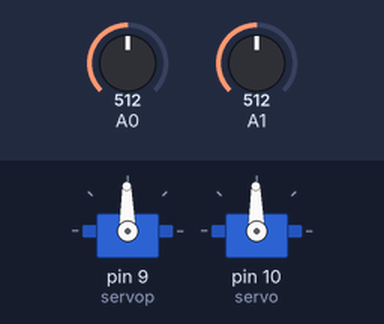
Bench run of a sketch on a simulated Arduino Uno, built with avr-gcc and run on an emulated ATmega328P. On the bench: 2 × servo. The inputs (shaded band) are chosen by the test bench; at power-on: A0 = 512, A1 = 512.

Above: at 1.2 s.
1.3 s: A0 set to 716
At 2.2 s:
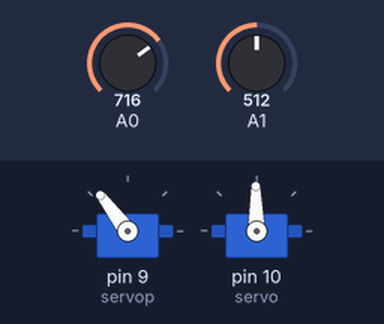
2.8 s: A1 set to 716
At 3.7 s:
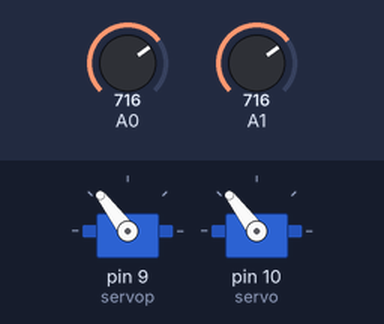
4.3 s: A0 set to 900
At 5.1 s:
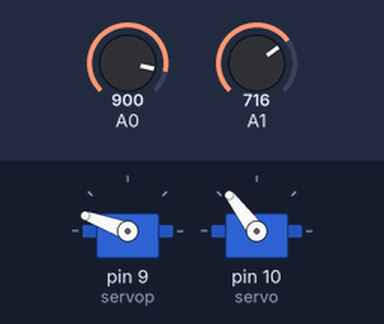
5.8 s: A1 set to 900
At 6.6 s:
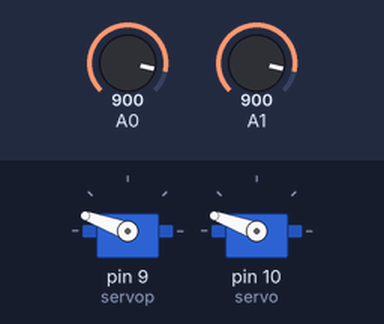
7.3 s: A0 set to 1023
At 8.1 s:
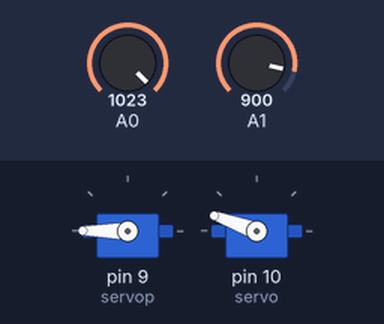
8.8 s: A1 set to 1023
At 9.5 s:
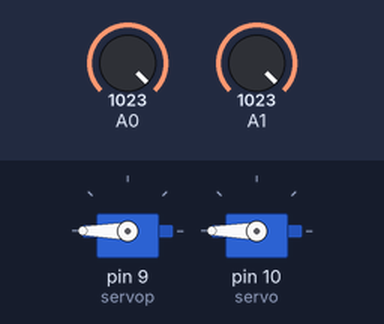
Timing chart, 0 to 11.3 s (numbered marks = the images above; inputs shaded):
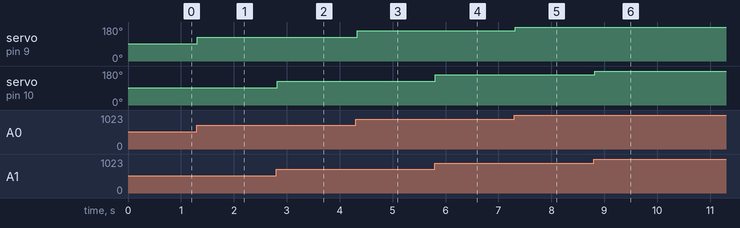

Measured:
- after the input at 1.3 s, servo on pin 9 (servop): 91° → 127° at once
- after the input at 2.8 s, servo on pin 10 (servo): 91° → 127° at once
- after the input at 4.3 s, servo on pin 9 (servop): 127° → 160° at once
- after the input at 5.8 s, servo on pin 10 (servo): 127° → 160° at once
- after the input at 7.3 s, servo on pin 9 (servop): 160° → 180° at once
- after the input at 8.8 s, servo on pin 10 (servo): 160° → 180° at once

The sketch:

cat_laser.ino
```cpp
#include <Servo.h>
Servo servop;
Servo servo;
int val;
int val2;

void setup() {
  servop.attach(9);
  servo.attach(10);
}

void loop() {
  val = analogRead(A0);
  val = map(val, 0, 1010, 0, 180);
  servop.write(val);
  delay(15);

  val2 = analogRead(1);
  val2 = map(val2, 0, 1010, 0, 180);
  servo.write(val2);
  delay(15);
}
```
